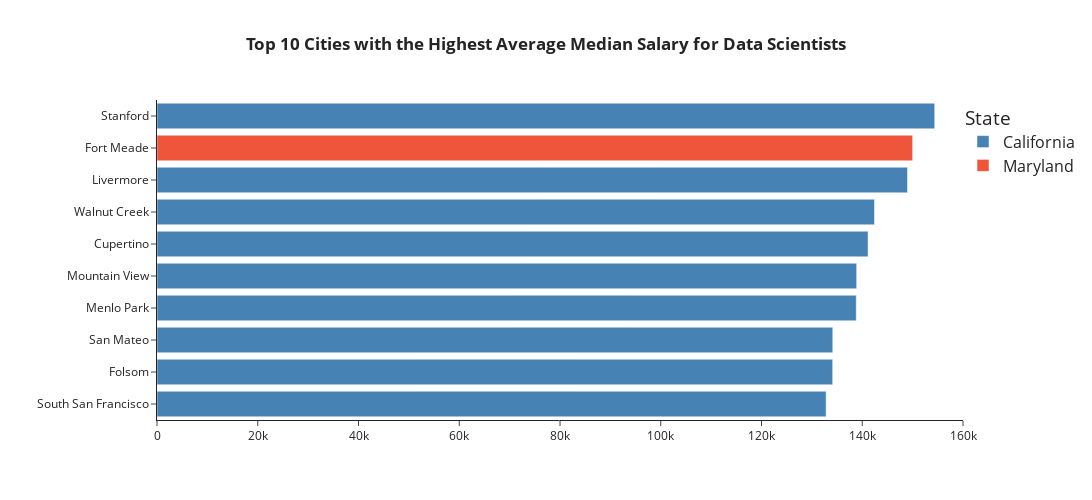

Here is the notebook cell this chart was saved with:
### Code cell
bar1 = px.bar(highest_paid_cities, x='median_salary', y='city', color='state',
             orientation='h', title='<b>Top 10 Cities with the Highest Average Median Salary for Data Scientists<b>',
             template = 'simple_white',
             color_discrete_map={'California':'steelblue', 'Maryland':'#EF553B'},
             category_orders={'city': highest_paid_cities.sort_values(by='median_salary', ascending=False)['city'].tolist()},
             labels = {'state' : 'State',})
bar1.update_layout(xaxis_title='',
                   title_x = 0.5,
                   yaxis_title = '',
                   legend=dict(x=1, y=1,font=dict(size=16)) )

bar1.update_layout(height=500, width=1200)

bar1.update_xaxes(range=[0, 160000])

bar1.show()

### Figure 1 — Plotly figure (JSON) as saved in the notebook; plotly's stock layout.template omitted (floating-point values rounded to 4 significant figures)
{"data": [{"alignmentgroup": "True", "hovertemplate": "State=California<br>median_salary=%{x}<br>city=%{y}<extra></extra>", "legendgroup": "California", "marker": {"color": "steelblue", "pattern": {"shape": ""}}, "name": "California", "offsetgroup": "California", "orientation": "h", "showlegend": true, "textposition": "auto", "type": "bar", "x": [154400.0, 149000.0, 142400.0, 141200.0, 138900.0, 138800.0, 134100.0, 134100.0, 132800.0], "xaxis": "x", "y": ["Stanford", "Livermore", "Walnut Creek", "Cupertino", "Mountain View", "Menlo Park", "San Mateo", "Folsom", "South San Francisco"], "yaxis": "y"}, {"alignmentgroup": "True", "hovertemplate": "State=Maryland<br>median_salary=%{x}<br>city=%{y}<extra></extra>", "legendgroup": "Maryland", "marker": {"color": "#EF553B", "pattern": {"shape": ""}}, "name": "Maryland", "offsetgroup": "Maryland", "orientation": "h", "showlegend": true, "textposition": "auto", "type": "bar", "x": [150000], "xaxis": "x", "y": ["Fort Meade"], "yaxis": "y"}], "layout": {"barmode": "relative", "height": 500, "legend": {"font": {"size": 16}, "title": {"text": "State"}, "tracegroupgap": 0, "x": 1, "y": 1}, "title": {"text": "<b>Top 10 Cities with the Highest Average Median Salary for Data Scientists<b>", "x": 0.5}, "width": 1200, "xaxis": {"anchor": "y", "domain": [0, 1], "range": [0, 160000], "title": {"text": ""}}, "yaxis": {"anchor": "x", "categoryarray": ["South San Francisco", "Folsom", "San Mateo", "Menlo Park", "Mountain View", "Cupertino", "Walnut Creek", "Livermore", "Fort Meade", "Stanford"], "categoryorder": "array", "domain": [0, 1], "title": {"text": ""}}}}
